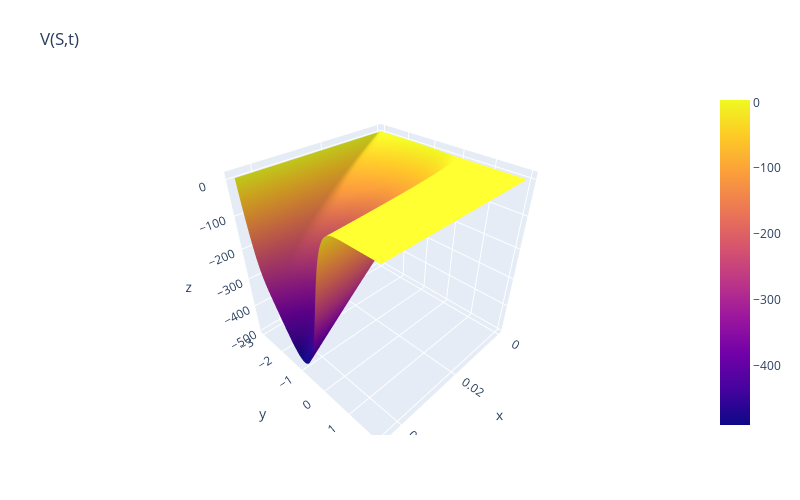

Write notebook code for a chart like this one.
### Code cell
vega_grid = opt.Grid(xSteps=300,
                tSteps=200,
                xLeft=-3.0,
                xRight=3.0)

vega_grid.addOption(EuPut)
vega_grid.net = Vega[:250,:]
# vega_grid.toNormal(obj_mutation=True)
vega_grid.plot(0, cut=False, border=0.05)

### Figure 1 — Plotly figure (JSON) as saved in the notebook; plotly's stock layout.template omitted (floating-point values rounded to 4 significant figures; data arrays with more than 128 entries replaced by an {"elided": "..."} marker saying what was removed)
{"data": [{"x": {"elided": "201 float values"}, "y": {"elided": "301 float values"}, "z": {"elided": "250x201 float values"}, "type": "surface"}], "layout": {"margin": {"l": 65, "r": 50, "b": 65, "t": 90}, "title": {"text": "V(S,t)"}, "autosize": false, "width": 800, "height": 500}}
